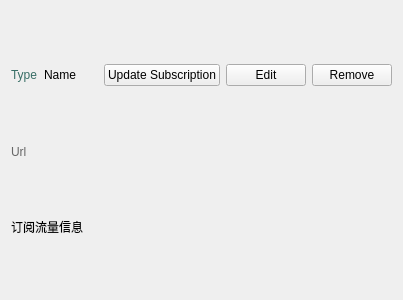
<?xml version="1.0" encoding="UTF-8"?>
<ui version="4.0">
 <class>GroupItem</class>
 <widget class="QWidget" name="GroupItem">
  <property name="geometry">
   <rect>
    <x>0</x>
    <y>0</y>
    <width>403</width>
    <height>300</height>
   </rect>
  </property>
  <property name="sizePolicy">
   <sizepolicy hsizetype="Minimum" vsizetype="Minimum">
    <horstretch>0</horstretch>
    <verstretch>0</verstretch>
   </sizepolicy>
  </property>
  <property name="windowTitle">
   <string notr="true"/>
  </property>
  <layout class="QVBoxLayout" name="verticalLayout">
   <item>
    <layout class="QHBoxLayout" name="horizontalLayout">
     <item>
      <widget class="QLabel" name="type">
       <property name="sizePolicy">
        <sizepolicy hsizetype="Maximum" vsizetype="Maximum">
         <horstretch>0</horstretch>
         <verstretch>0</verstretch>
        </sizepolicy>
       </property>
       <property name="styleSheet">
        <string notr="true">color: #376D65;</string>
       </property>
       <property name="text">
        <string notr="true">Type</string>
       </property>
      </widget>
     </item>
     <item>
      <widget class="QLabel" name="name">
       <property name="sizePolicy">
        <sizepolicy hsizetype="Ignored" vsizetype="Maximum">
         <horstretch>0</horstretch>
         <verstretch>0</verstretch>
        </sizepolicy>
       </property>
       <property name="text">
        <string notr="true">Name</string>
       </property>
      </widget>
     </item>
     <item>
      <widget class="QPushButton" name="update_sub">
       <property name="sizePolicy">
        <sizepolicy hsizetype="Maximum" vsizetype="Fixed">
         <horstretch>0</horstretch>
         <verstretch>0</verstretch>
        </sizepolicy>
       </property>
       <property name="text">
        <string>Update Subscription</string>
       </property>
      </widget>
     </item>
     <item>
      <widget class="QPushButton" name="edit">
       <property name="sizePolicy">
        <sizepolicy hsizetype="Maximum" vsizetype="Fixed">
         <horstretch>0</horstretch>
         <verstretch>0</verstretch>
        </sizepolicy>
       </property>
       <property name="text">
        <string>Edit</string>
       </property>
      </widget>
     </item>
     <item>
      <widget class="QPushButton" name="remove">
       <property name="sizePolicy">
        <sizepolicy hsizetype="Maximum" vsizetype="Fixed">
         <horstretch>0</horstretch>
         <verstretch>0</verstretch>
        </sizepolicy>
       </property>
       <property name="text">
        <string>Remove</string>
       </property>
      </widget>
     </item>
    </layout>
   </item>
   <item>
    <widget class="QLabel" name="url">
     <property name="sizePolicy">
      <sizepolicy hsizetype="Ignored" vsizetype="Maximum">
       <horstretch>0</horstretch>
       <verstretch>0</verstretch>
      </sizepolicy>
     </property>
     <property name="styleSheet">
      <string notr="true">color: rgb(102, 102, 102);</string>
     </property>
     <property name="text">
      <string notr="true">Url</string>
     </property>
    </widget>
   </item>
   <item>
    <widget class="QLabel" name="subinfo">
     <property name="sizePolicy">
      <sizepolicy hsizetype="Preferred" vsizetype="Maximum">
       <horstretch>0</horstretch>
       <verstretch>0</verstretch>
      </sizepolicy>
     </property>
     <property name="text">
      <string notr="true">订阅流量信息</string>
     </property>
    </widget>
   </item>
  </layout>
 </widget>
 <resources/>
 <connections/>
</ui>
